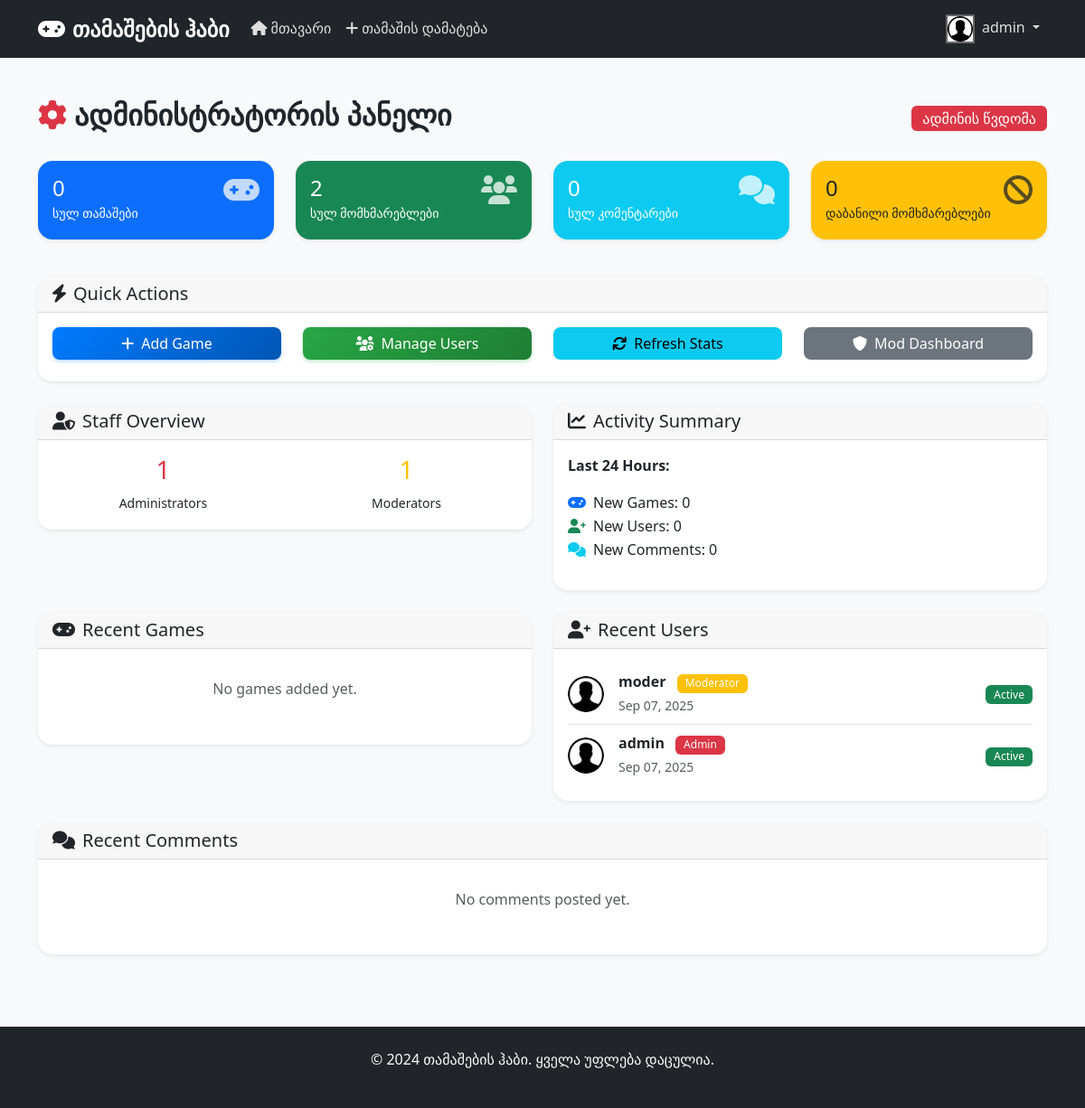
Screenshot of /admin_dashboard (signed in) with the database file from the repository.
### models.py (models this page shows, shortened)
class User(UserMixin, db.Model):
    id = db.Column(db.Integer, primary_key=True)
    username = db.Column(db.String(80), unique=True, nullable=False)
    email = db.Column(db.String(120), unique=True, nullable=False)
    password_hash = db.Column(db.String(256), nullable=False)
    role = db.Column(db.String(20), default='user')  # user, moderator, admin
    profile_image = db.Column(db.String(120), default='default.jpg')
    created_at = db.Column(db.DateTime, default=datetime.utcnow)
    last_name_change = db.Column(db.DateTime)
    is_banned = db.Column(db.Boolean, default=False)
    ban_expires_at = db.Column(db.DateTime)
    comments = db.relationship('Comment', backref='user', lazy=True, cascade='all, delete-orphan')
    reactions = db.relationship('GameReaction', backref='user', lazy=True, cascade='all, delete-orphan')
    bans_issued = db.relationship('UserBan', foreign_keys='UserBan.banned_by_id', backref='banned_by', lazy=True)
    user_bans = db.relationship('UserBan', foreign_keys='UserBan.user_id', backref='banned_user', lazy=True)

### routes.py (the view)
@app.route('/admin_dashboard')
@admin_required
def admin_dashboard():
    recent_games = Game.query.order_by(Game.created_at.desc()).limit(10).all()
    recent_users = User.query.order_by(User.created_at.desc()).limit(10).all()
    recent_comments = Comment.query.order_by(Comment.created_at.desc()).limit(10).all()
    total_games = Game.query.count()
    total_users = User.query.count()
    total_comments = Comment.query.count()
    total_admins = User.query.filter_by(role='admin').count()
    total_moderators = User.query.filter_by(role='moderator').count()
    banned_users = User.query.filter_by(is_banned=True).count()
    stats = {
        'total_games': total_games,
        'total_users': total_users,
        'total_comments': total_comments,
        'total_admins': total_admins,
        'total_moderators': total_moderators,
        'banned_users': banned_users
    }
    return render_template('admin_dashboard.html',
                         recent_games=recent_games,
                         recent_users=recent_users,
                         recent_comments=recent_comments,
                         stats=stats)

### templates/admin_dashboard.html (shortened to what this page needs)
{% extends "base.html" %}
{% block content %}
<div class="d-flex justify-content-between align-items-center mb-4">
    <h2 class="fw-bold">
        <i class="fas fa-cog me-2 text-danger"></i>ადმინისტრატორის პანელი
    </h2>
    <div>
        <span class="badge bg-danger fs-6">ადმინის წვდომა</span>
    </div>
</div>
<div class="row mb-4">
    <div class="col-lg-3 col-md-6 mb-3">
        <div class="card bg-primary text-white">
            <div class="card-body">
                <div class="d-flex justify-content-between">
                    <div>
                        <h4 class="mb-0">{{ stats.total_games }}</h4>
                        <small>სულ თამაშები</small>
                    </div>
                    <i class="fas fa-gamepad fa-2x opacity-75"></i>
                </div>
            </div>
        </div>
    </div>
    <div class="col-lg-3 col-md-6 mb-3">
        <div class="card bg-success text-white">
            <div class="card-body">
                <div class="d-flex justify-content-between">
                    <div>
                        <h4 class="mb-0">{{ stats.total_users }}</h4>
                        <small>სულ მომხმარებლები</small>
                    </div>
                    <i class="fas fa-users fa-2x opacity-75"></i>
                </div>
            </div>
        </div>
    </div>
    <div class="col-lg-3 col-md-6 mb-3">
        <div class="card bg-info text-white">
            <div class="card-body">
                <div class="d-flex justify-content-between">
                    <div>
                        <h4 class="mb-0">{{ stats.total_comments }}</h4>
                        <small>სულ კომენტარები</small>
                    </div>
                    <i class="fas fa-comments fa-2x opacity-75"></i>
                </div>
            </div>
        </div>
    </div>
    <div class="col-lg-3 col-md-6 mb-3">
        <div class="card bg-warning text-dark">
            <div class="card-body">
                <div class="d-flex justify-content-between">
                    <div>
                        <h4 class="mb-0">{{ stats.banned_users }}</h4>
                        <small>დაბანილი მომხმარებლები</small>
                    </div>
                    <i class="fas fa-ban fa-2x opacity-75"></i>
                </div>
            </div>
        </div>
    </div>
</div>
<div class="row mb-4">
    <div class="col-12">
        <div class="card">
            <div class="card-header">
                <h5 class="mb-0">
                    <i class="fas fa-bolt me-2"></i>Quick Actions
                </h5>
            </div>
            <div class="card-body">
                <div class="row">
                    <div class="col-md-3 mb-2">
                        <a href="{{ url_for('add_game') }}" class="btn btn-primary w-100">
                            <i class="fas fa-plus me-2"></i>Add Game
                        </a>
                    </div>
                    <div class="col-md-3 mb-2">
                        <a href="{{ url_for('manage_users') }}" class="btn btn-success w-100">
                            <i class="fas fa-users-cog me-2"></i>Manage Users
                        </a>
                    </div>
                    <div class="col-md-3 mb-2">
                        <button class="btn btn-info w-100" onclick="refreshStats()">
                            <i class="fas fa-sync me-2"></i>Refresh Stats
                        </button>
                    </div>
                    <div class="col-md-3 mb-2">
                        <a href="{{ url_for('moderator_dashboard') }}" class="btn btn-secondary w-100">
                            <i class="fas fa-shield-alt me-2"></i>Mod Dashboard
                        </a>
                    </div>
                </div>
            </div>
        </div>
    </div>
</div>
<div class="row mb-4">
    <div class="col-lg-6">
        <div class="card">
            <div class="card-header">
                <h5 class="mb-0">
                    <i class="fas fa-user-shield me-2"></i>Staff Overview
                </h5>
            </div>
            <div class="card-body">
                <div class="row text-center">
                    <div class="col-6">
                        <h3 class="text-danger">{{ stats.total_admins }}</h3>
                        <small>Administrators</small>
                    </div>
                    <div class="col-6">
                        <h3 class="text-warning">{{ stats.total_moderators }}</h3>
                        <small>Moderators</small>
                    </div>
                </div>
            </div>
        </div>
    </div>
    <div class="col-lg-6">
        <div class="card">
            <div class="card-header">
                <h5 class="mb-0">
                    <i class="fas fa-chart-line me-2"></i>Activity Summary
                </h5>
            </div>
            <div class="card-body">
                <p><strong>Last 24 Hours:</strong></p>
                <ul class="list-unstyled">
                    <li><i class="fas fa-gamepad me-2 text-primary"></i>New Games: 0</li>
                    <li><i class="fas fa-user-plus me-2 text-success"></i>New Users: 0</li>
                    <li><i class="fas fa-comments me-2 text-info"></i>New Comments: 0</li>
                </ul>
            </div>
        </div>
    </div>
</div>
<div class="row">
    <div class="col-lg-6">
        <div class="card">
            <div class="card-header">
                <h5 class="mb-0">
                    <i class="fas fa-gamepad me-2"></i>Recent Games
                </h5>
            </div>
            <div class="card-body">
                {% if recent_games %}
                    <div class="list-group list-group-flush">
                        {% for game in recent_games %}
                        <div class="list-group-item d-flex justify-content-between align-items-center px-0">
                            <div>
                                <strong>{{ game.title }}</strong>
                                <br>
                                <small class="text-muted">{{ game.genre.title() }} • {{ game.created_at.strftime('%b %d') }}</small>
                            </div>
                            <div>
                                <a href="{{ url_for('game_detail', game_id=game.id) }}" class="btn btn-outline-primary btn-sm">
                                    View
                                </a>
                            </div>
                        </div>
                        {% endfor %}
                    </div>
                {% else %}
                    <p class="text-muted text-center py-3">No games added yet.</p>
                {% endif %}
            </div>
        </div>
    </div>
    <div class="col-lg-6">
        <div class="card">
            <div class="card-header">
                <h5 class="mb-0">
                    <i class="fas fa-user-plus me-2"></i>Recent Users
                </h5>
            </div>
            <div class="card-body">
                {% if recent_users %}
                    <div class="list-group list-group-flush">
                        {% for user in recent_users %}
                        <div class="list-group-item d-flex justify-content-between align-items-center px-0">
                            <div class="d-flex align-items-center">
                                <img src="{{ url_for('static', filename='uploads/' + user.profile_image) }}"
                                     alt="{{ user.username }}" class="profile-img-small rounded-circle me-3">
                                <div>
                                    <strong>{{ user.username }}</strong>
                                    <span class="badge bg-{{ 'danger' if user.role == 'admin' else 'warning' if user.role == 'moderator' else 'secondary' }} ms-2">
                                        {{ user.role.title() }}
                                    </span>
                                    <br>
                                    <small class="text-muted">{{ user.created_at.strftime('%b %d, %Y') }}</small>
                                </div>
                            </div>
                            <div>
                                {% if user.is_banned %}
                                    <span class="badge bg-danger">Banned</span>
                                {% else %}
                                    <span class="badge bg-success">Active</span>
                                {% endif %}
                            </div>
                        </div>
                        {% endfor %}
                    </div>
                {% else %}
                    <p class="text-muted text-center py-3">No users registered yet.</p>
                {% endif %}
            </div>
        </div>
    </div>
</div>
<div class="row mt-4">
    <div class="col-12">
        <div class="card">
            <div class="card-header">
                <h5 class="mb-0">
                    <i class="fas fa-comments me-2"></i>Recent Comments
                </h5>
            </div>
            <div class="card-body">
                {% if recent_comments %}
                    <div class="list-group list-group-flush">
                        {% for comment in recent_comments %}
                        <div class="list-group-item px-0">
                            <div class="d-flex justify-content-between align-items-start">
                                <div class="d-flex">
                                    <img src="{{ url_for('static', filename='uploads/' + comment.user.profile_image) }}"
                                         alt="{{ comment.user.username }}" class="profile-img-small rounded-circle me-3">
                                    <div>
                                        <h6 class="mb-1">
                                            {{ comment.user.username }}
                                            <small class="text-muted">commented on</small>
                                            <a href="{{ url_for('game_detail', game_id=comment.game.id) }}" class="text-decoration-none">
                                                {{ comment.game.title }}
                                            </a>
                                        </h6>
                                        <p class="mb-1">{{ comment.content[:100] }}{% if comment.content|length > 100 %}...{% endif %}</p>
                                        <small class="text-muted">{{ comment.created_at.strftime('%B %d, %Y at %I:%M %p') }}</small>
                                    </div>
                                </div>
                                <a href="{{ url_for('delete_comment', comment_id=comment.id) }}"
                                   class="btn btn-outline-danger btn-sm"
                                   onclick="return confirm('Are you sure you want to delete this comment?')">
                                    <i class="fas fa-trash"></i>
                                </a>
                            </div>
                        </div>
                        {% endfor %}
                    </div>
                {% else %}
                    <p class="text-muted text-center py-3">No comments posted yet.</p>
                {% endif %}
            </div>
        </div>
    </div>
</div>
{% endblock %}

### templates/base.html (shortened to what this page needs)
<!DOCTYPE html>
<html lang="en">
<head>
    <link href="https://cdn.jsdelivr.net/npm/bootstrap@5.3.0/dist/css/bootstrap.min.css" rel="stylesheet">
    <link href="https://cdnjs.cloudflare.com/ajax/libs/font-awesome/6.0.0/css/all.min.css" rel="stylesheet">
    <link href="{{ url_for('static', filename='css/style.css') }}" rel="stylesheet">
</head>
<body>
    <nav class="navbar navbar-expand-lg navbar-dark bg-dark fixed-top">
        <div class="container">
            <a class="navbar-brand fw-bold" href="{{ url_for('index') }}">
                <i class="fas fa-gamepad me-2"></i>თამაშების ჰაბი
            </a>
            <div class="collapse navbar-collapse" id="navbarNav">
                <ul class="navbar-nav me-auto">
                    <li class="nav-item">
                        <a class="nav-link" href="{{ url_for('index') }}">
                            <i class="fas fa-home me-1"></i>მთავარი
                        </a>
                    </li>
                    {% if current_user.is_authenticated and current_user.role in ['moderator', 'admin'] %}
                    <li class="nav-item">
                        <a class="nav-link" href="{{ url_for('add_game') }}">
                            <i class="fas fa-plus me-1"></i>თამაშის დამატება
                        </a>
                    </li>
                    {% endif %}
                </ul>
                <ul class="navbar-nav">
                    {% if current_user.is_authenticated %}
                        <li class="nav-item dropdown">
                            <a class="nav-link dropdown-toggle" href="#" id="navbarDropdown" role="button" data-bs-toggle="dropdown">
                                <img src="{{ url_for('static', filename='uploads/' + current_user.profile_image) }}"
                                     alt="Profile" class="profile-img-nav me-1">
                                {{ current_user.username }}
                            </a>
                        </li>
                    {% endif %}
                </ul>
            </div>
        </div>
    </nav>
    <main class="main-content">
        <div class="container">
            {% block content %}{% endblock %}
        </div>
    </main>
    <footer class="bg-dark text-light py-4 mt-5">
        <div class="container text-center">
            <p>&copy; 2024 თამაშების ჰაბი. ყველა უფლება დაცულია.</p>
        </div>
    </footer>
</body>
</html>

### rows the page displays
User: profile_image (placeholder picture), username "admin", role "Admin", created_at "Sep 07, 2025", is_banned "Active"
User: profile_image (placeholder picture), username "moder", role "Moderator", created_at "Sep 07, 2025", is_banned "Active"

### other values shown
{{ stats.total_games }} "0"
{{ stats.total_users }} "2"
{{ stats.total_comments }} "0"
{{ stats.banned_users }} "0"
{{ stats.total_admins }} "1"
{{ stats.total_moderators }} "1"
